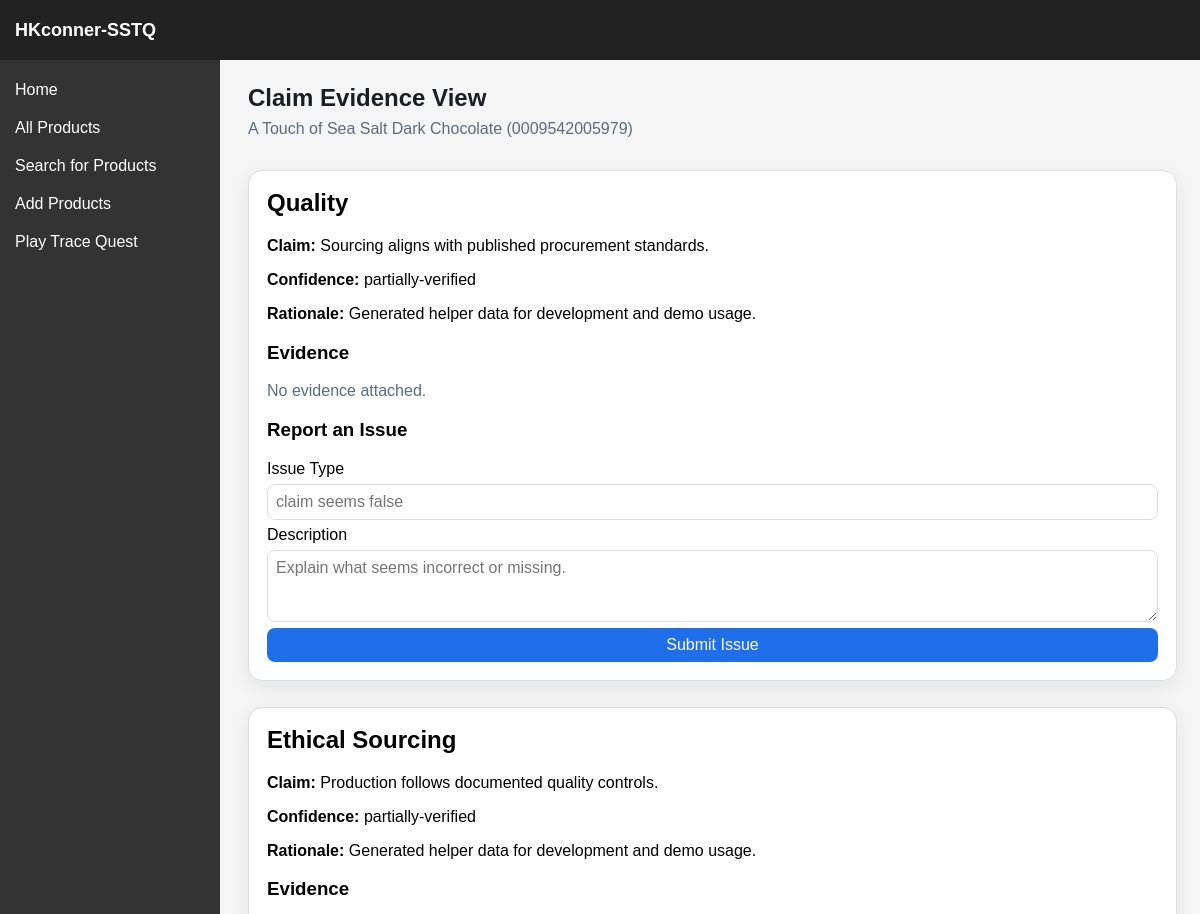
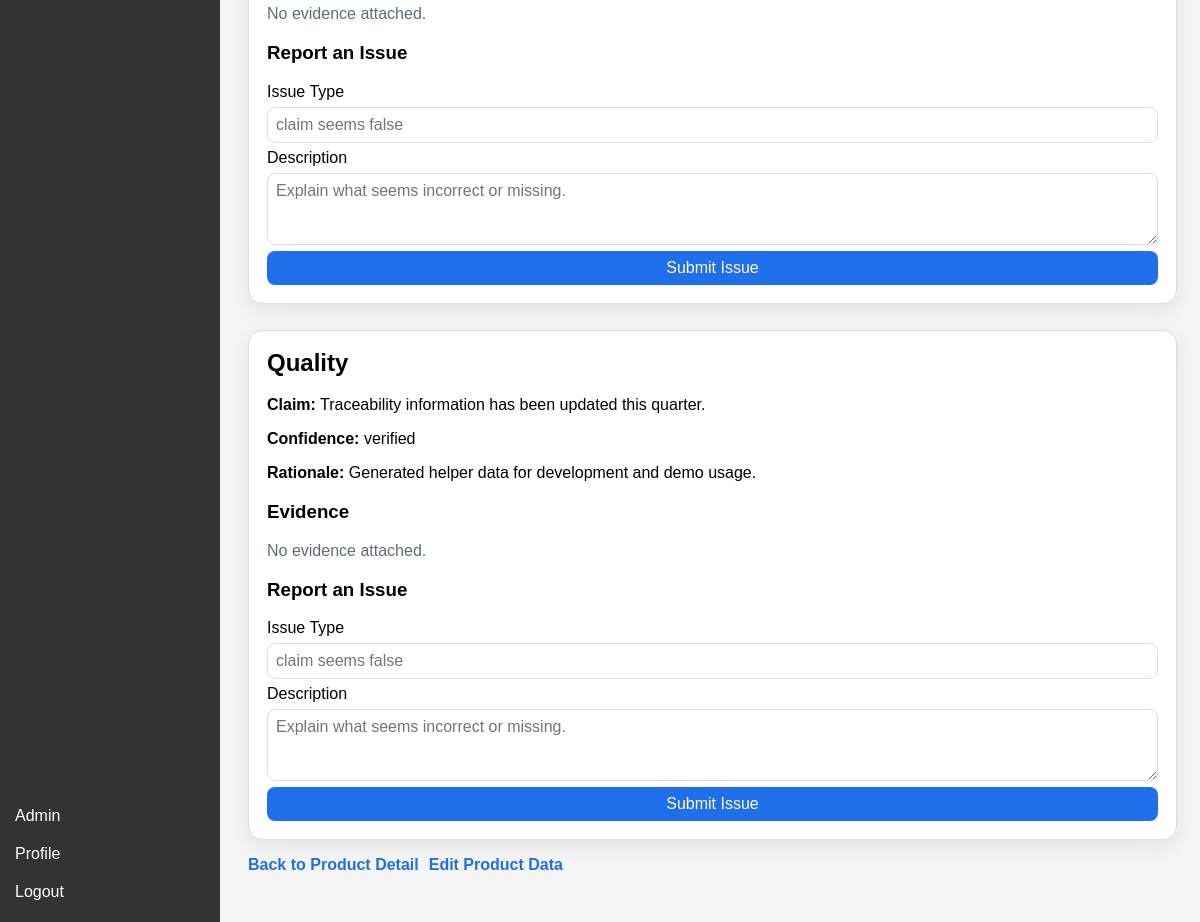
Screenshot of /product/evidence/0009542005979 (signed in) with the database file from the repository (2 pictures, top to bottom).
### sstq/models.py (models this page shows, shortened)
class Product(db.Model):
    __tablename__ = "products"
    barcode = db.Column(db.String(32), primary_key=True)
    name = db.Column(db.String(128), nullable=False)
    category = db.Column(db.String(128), nullable=False)
    brand = db.Column(db.String(128), nullable=False)
    description = db.Column(db.String(512), nullable=False)
    image = db.Column(db.String(256), nullable=True)

class Claim(db.Model):
    __tablename__ = "claims"
    claim_id = db.Column(db.Integer, primary_key=True)
    product_barcode = db.Column(db.String(32), db.ForeignKey("products.barcode"), nullable=False)
    claim_type = db.Column(db.String(64), nullable=False)
    claim_text = db.Column(db.String(512), nullable=False)
    confidence_label = db.Column(db.String(64), nullable=True) # verified, partially-verified or unverified
    rationale = db.Column(db.String(512), nullable=True)
    product = db.relationship("Product", backref="claims")

### sstq/routes/product.py (the view)
@product_bp.route("/product/evidence/<barcode>", methods=["GET"])
@login_required
def product_evidence(barcode):
    product = db.session.get(Product, barcode)
    if not product:
        flash("Product not found.", "error")
        return redirect(url_for("product.product"))
    claims = sorted(product.claims, key=lambda c: c.claim_id)
    return render_template("product_evidence.html", product=product, claims=claims)

### sstq/models.py (called while the page is built)
    @property
    def is_verifier(self):
        return self.role == "verifier"

    @property
    def is_admin(self):
        return self.role == "admin"

### sstq/routes/auth.py (called while the page is built)
@login_manager.user_loader
def load_user(user_id):
    return db.session.get(User, int(user_id))

### sstq/templates/product_evidence.html (shortened to what this page needs)
{% extends "base.html" %}
{% block custom_css %}<link rel="stylesheet" href="{{ url_for('static', filename='css/product_detail.css') }}">{% endblock %}
{% block content %}
<section class="product-page">
    <h1>Claim Evidence View</h1>
    <p class="page-subtitle">{{ product.name }} ({{ product.barcode }})</p>
    {% if claims %}
        <div class="list-wrapper">
            {% for claim in claims %}
                <article class="content-card" id="claim-{{ claim.claim_id }}">
                    <h2>{{ claim.claim_type }}</h2>
                    <p><strong>Claim:</strong> {{ claim.claim_text }}</p>
                    <p><strong>Confidence:</strong> {{ claim.confidence_label or "No label" }}</p>
                    {% if claim.rationale %}
                        <p><strong>Rationale:</strong> {{ claim.rationale }}</p>
                    {% endif %}
                    <h3>Evidence</h3>
                    {% if claim.evidence %}
                        <div class="list-wrapper">
                            {% for evidence in claim.evidence %}
                                <article class="list-item">
                                    <p><strong>Type:</strong> {{ evidence.evidence_type }}</p>
                                    <p><strong>Issuer:</strong> {{ evidence.issuer or "-" }}</p>
                                    <p><strong>Date:</strong> {{ evidence.date.date() if evidence.date else "-" }}</p>
                                    {% if evidence.summary %}
                                        <p><strong>Summary:</strong> {{ evidence.summary }}</p>
                                    {% endif %}
                                    {% if evidence.file_reference %}
                                        <p><strong>File:</strong> {{ evidence.file_reference }}</p>
                                    {% endif %}
                                </article>
                            {% endfor %}
                        </div>
                    {% else %}
                        <p class="empty-text">No evidence attached.</p>
                    {% endif %}
                    <h3>Report an Issue</h3>
                    <form method="POST" action="{{ url_for('product.report_issue', claim_id=claim.claim_id) }}" class="report-form">
                        <label for="issue-type-{{ claim.claim_id }}">Issue Type</label>
                        <input id="issue-type-{{ claim.claim_id }}" name="issue_type" placeholder="claim seems false" required>
                        <label for="issue-desc-{{ claim.claim_id }}">Description</label>
                        <textarea id="issue-desc-{{ claim.claim_id }}" name="description" rows="3" placeholder="Explain what seems incorrect or missing." required></textarea>
                        <button type="submit">Submit Issue</button>
                    </form>
                </article>
            {% endfor %}
        </div>
    {% else %}
        <p class="empty-text">No claims found for this product.</p>
    {% endif %}
    <div class="page-actions">
        <a class="action-link" href="{{ url_for('product.product_detail', barcode=product.barcode) }}">Back to Product Detail</a>
        {% if current_user.is_authenticated and (current_user.is_verifier or current_user.is_admin) %}
            <a class="action-link" href="{{ url_for('product.product_edit', barcode=product.barcode) }}">Edit Product Data</a>
        {% endif %}
    </div>
</section>
{% endblock %}

### sstq/static/css/base.css (style rules this page uses)
* { box-sizing: border-box; }
body { margin: 0; font-family: Arial, sans-serif; min-height: 100vh; }

### sstq/static/css/product_detail.css (style rules this page uses)
:root { --card-bg: #ffffff; --border-color: #d9dde5; --text-main: #1b1f24; --text-muted: #5f6b7a; --accent: #1f6feb; --accent-hover: #195bcc; }
.product-page { max-width: 980px; margin: 24px auto; padding: 0 8px 24px; }
.product-page h1 { color: var(--text-main); margin-bottom: 18px; }
.page-subtitle { margin-top: -10px; color: var(--text-muted); }
.product-card, .content-card { background: var(--card-bg); border: 1px solid var(--border-color); border-radius: 14px; padding: 18px; box-shadow: 0 6px 20px rgba(16, 24, 40, 0.08); }
.content-card { margin-top: 16px; }
.content-card h2 { margin-top: 0; }
.list-wrapper { display: grid; gap: 10px; }
.empty-text { margin: 0; color: var(--text-muted); }
.report-form { margin-top: 10px; display: grid; gap: 6px; }
.report-form input, .report-form textarea, .report-form button { border: 1px solid var(--border-color); border-radius: 8px; padding: 8px; font: inherit; }
.report-form button { background: var(--accent); color: #fff; border: 0; cursor: pointer; }
.page-actions { margin-top: 16px; display: flex; align-items: center; gap: 10px; flex-wrap: wrap; }
.action-link { color: var(--accent); text-decoration: none; font-weight: 600; }

### rows the page displays
Product: name "A Touch of Sea Salt Dark Chocolate", barcode "0009542005979"
Claim: claim_type "Quality", claim_text "Sourcing aligns with published procurement standards.", confidence_label "partially-verified", rationale "Generated helper data for development and demo usage.", description "Explain what seems incorrect or missing."
Claim: claim_type "Ethical Sourcing", claim_text "Production follows documented quality controls.", confidence_label "partially-verified", rationale "Generated helper data for development and demo usage.", description "Explain what seems incorrect or missing."
Claim: claim_type "Quality", claim_text "Traceability information has been updated this quarter.", confidence_label "verified", rationale "Generated helper data for development and demo usage.", description "Explain what seems incorrect or missing."
